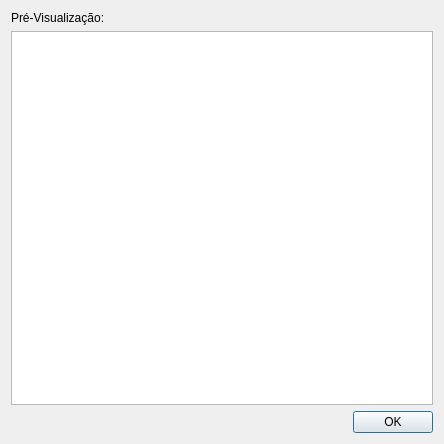
<?xml version="1.0" encoding="UTF-8"?>
<ui version="4.0">
 <class>PreviewAVS</class>
 <widget class="QDialog" name="PreviewAVS">
  <property name="geometry">
   <rect>
    <x>0</x>
    <y>0</y>
    <width>444</width>
    <height>444</height>
   </rect>
  </property>
  <property name="windowTitle">
   <string>Visualizar AVS</string>
  </property>
  <layout class="QGridLayout" name="gridLayout">
   <item row="2" column="1">
    <widget class="QPushButton" name="botaoOk">
     <property name="sizePolicy">
      <sizepolicy hsizetype="Minimum" vsizetype="Minimum">
       <horstretch>0</horstretch>
       <verstretch>0</verstretch>
      </sizepolicy>
     </property>
     <property name="text">
      <string>OK</string>
     </property>
    </widget>
   </item>
   <item row="2" column="0">
    <spacer name="horizontalSpacer">
     <property name="orientation">
      <enum>Qt::Horizontal</enum>
     </property>
     <property name="sizeHint" stdset="0">
      <size>
       <width>40</width>
       <height>20</height>
      </size>
     </property>
    </spacer>
   </item>
   <item row="1" column="0" colspan="2">
    <widget class="QPlainTextEdit" name="pvTexto">
     <property name="horizontalScrollBarPolicy">
      <enum>Qt::ScrollBarAsNeeded</enum>
     </property>
     <property name="sizeAdjustPolicy">
      <enum>QAbstractScrollArea::AdjustToContents</enum>
     </property>
     <property name="documentTitle">
      <string/>
     </property>
     <property name="readOnly">
      <bool>true</bool>
     </property>
    </widget>
   </item>
   <item row="0" column="0">
    <widget class="QLabel" name="labelPreview">
     <property name="text">
      <string>Pré-Visualização:</string>
     </property>
    </widget>
   </item>
  </layout>
 </widget>
 <resources/>
 <connections/>
</ui>
